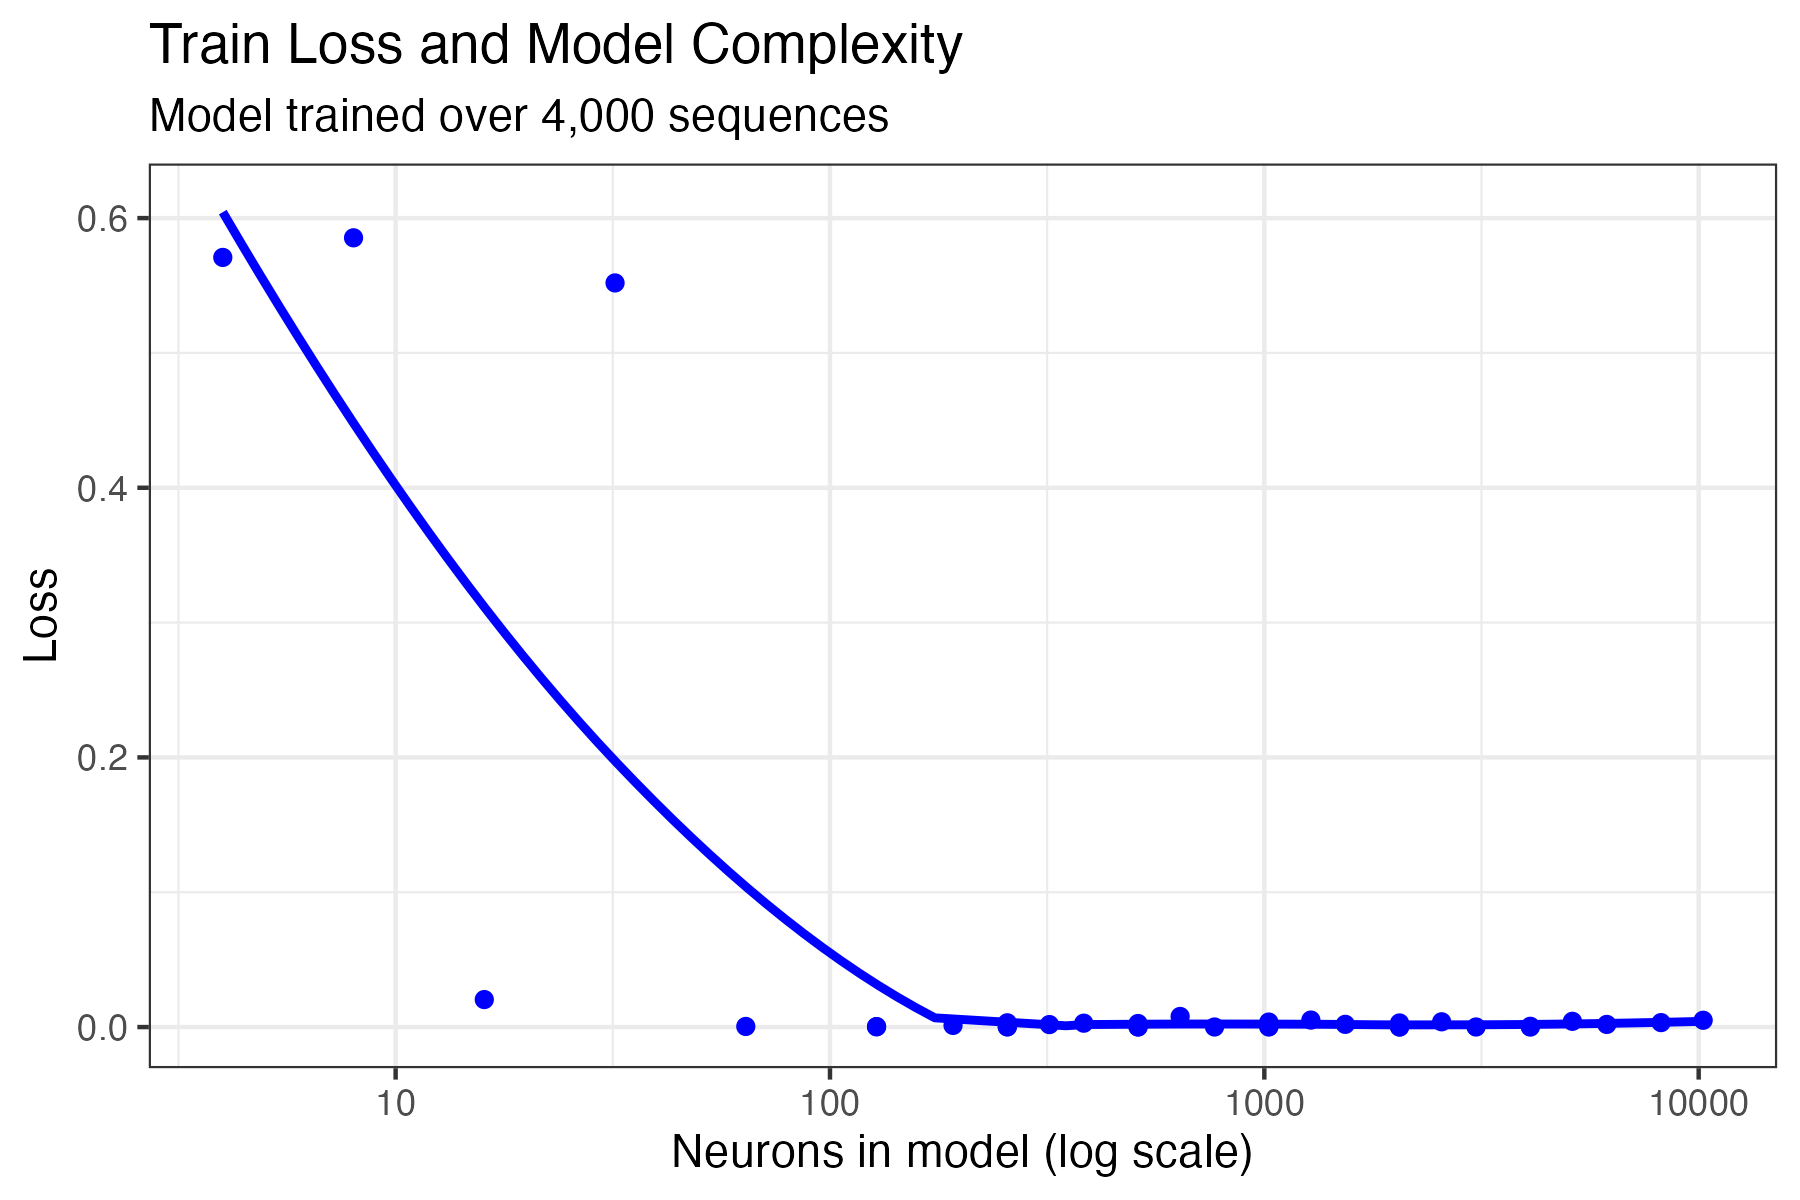

This figure's R source:
## Code to create a viz of train loss as a function of complexity
## For the model that trained over ~4,000 sequences

#Importing necessary libraries and data
library(tidyverse)
library(ggplot2)
fourk <- read_csv("../../results/results-4k.csv")

#Averaging loss across seeds
fourkMean <- fourk |>
  group_by(layers, neuronsPerLayer) |>
  summarize(testLoss = mean(testLoss),
         trainLoss = mean(trainLoss))

#Generating plot
plot <- ggplot(data = fourkMean) +
  geom_point(aes(x = layers*neuronsPerLayer, y = trainLoss), color = 'blue') +
  geom_smooth(se = FALSE, aes(x = layers*neuronsPerLayer, y = trainLoss), color = 'blue') +
  scale_x_log10() +
  labs(title = "Train Loss and Model Complexity",
       x = "Neurons in model (log scale)",
       y = "Loss",
       subtitle = "Model trained over 4,000 sequences") +
  theme_bw() +
  ylim(0, 0.61) #Keep trend line from dipping below 0 when all observations are > 0

ggsave('figure4.png',
       plot,
       width = 6, height = 4)
